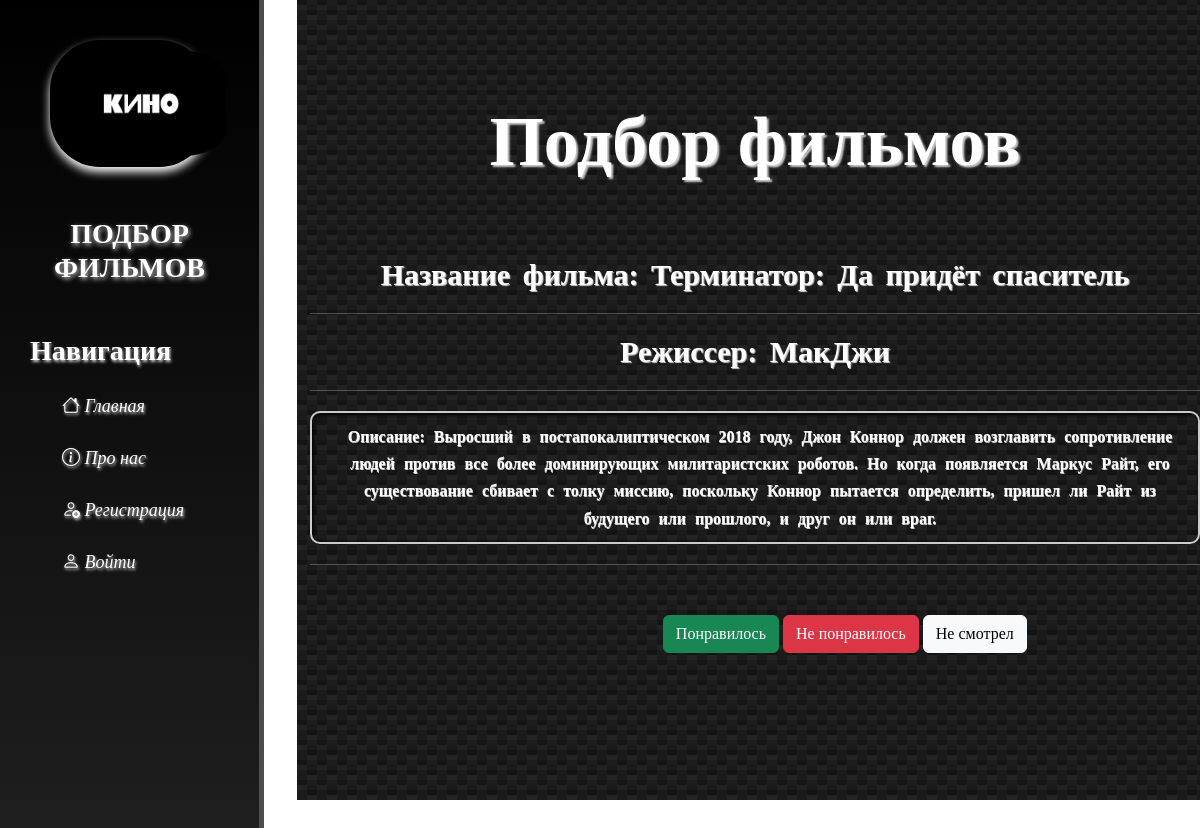
Page /recom/ on the committed database.
### films/models.py (models this page shows, shortened)
class Film(models.Model):
    title = models.CharField('Название фильма',max_length=30)
    director = models.CharField('Режиссер',max_length=25)
    overflew = models.CharField('Описание',max_length=300,default=None)
    soup = models.CharField('РекСистем', max_length=200,default=None)
    class Meta:
        verbose_name = 'Фильм'
        verbose_name_plural = 'Фильмы'

### films/views.py (the view)
# urls.py: path('recom/',recom,name='recom'),
def recom(request):
    current_user = request.user
    posts = Film.objects.all()
    rec = Reaction.objects.all().reverse()
    new_soup = []
    for el in posts:
        new_soup.append(el.soup)
    count = CountVectorizer(stop_words='english')
    count_matrix = count.fit_transform(new_soup)
    cosine_sim2 = cosine_similarity(count_matrix, count_matrix)
    ok = False
    for p in rec:
        if p.username == current_user and p.like == 'Понравилось':
            id_film_output1 = get_recs2(current_user, cosine_sim2)
            ok = True
            break
    if (ok == False):
        id_film = randint(1,100)
    else:
        id_film = id_film_output1 + 1
    for p in posts:
        if p.id == id_film:
            post = p
    context = {
        'post':post,
        'id_film':id_film,
        'user':current_user,
        'id_user':current_user.id,
        'title': 'Подбор фильмов',
    }
    return render (request,'films/recom.html',context=context)

### films/templates/films/recom.html (shortened to what this page needs)
{%extends 'films/base.html'%}
{%load static%}
{%block content%}
<div class="regi">
<h1> {{title}}</h1><br>
<ul class="card-list">
    <li>
        <br>
       <h2>Название фильма: {{post.title}}</h2>
       <hr>
        <h2>Режиссер: {{post.director}}</h2>
        <hr>
        <p>Описание: {{post.overflew}}</p>
        <hr>
    </li>
</ul>
<form>
    <button class ="btn btn-success" formaction="/join/{{post.id}}/1" formmethod="post">Понравилось</button>
    <button class ="btn btn-danger" formaction="/join/{{post.id}}/2" formmethod="post">Не понравилось</button>
    <button class ="btn btn-light" formaction="/join/{{post.id}}/3" formmethod="post">Не смотрел</button>
</form>
</div>
{%endblock%}

### films/static/films/css/main.css (style rules this page uses)
body { margin:0; padding: 0; font-family: Tahoma; }
main .regi { float:right; color: #fff; margin-top: 100px; text-align:center; width: 75%; padding-left: 10px; }
main .regi h1 { font-size: 70px;font-weight: bold;text-shadow: 2px 2px 2px #ccc;position: relative;z-index: 2; }
main .regi h2 { position: relative;z-index: 2;font-size: 30px;font-weight: bold; margin: 20px;text-align: center;word-spacing: 5px;text-shadow: 1px 1px 1px #ccc; }
main .regi p { position: relative;z-index: 2;padding: 10px 15px 10px 25px;max-width: 1000px; margin: 20px auto;font-size: 16px;font-weight: bold;text-align: center;line-height: 1.7; border: 2px solid #ccc;border-radius: 10px;box-shadow: 2px 2px 5px #000 inset;word-spacing: 5px;text-shadow: 0.5px 0.5px 0.5px #ccc; }
main .regi ul.card-list { padding-left: 0; font-size: 14px; list-style-type: none }
form { position: relative;z-index: 2; margin-left: 32%; width: 500px; margin-top: 50px; }

### rows in the picture
Film: title "Терминатор: Да придёт спаситель", director "МакДжи", overflew "Выросший в постапокалиптическом 2018 году, Джон Коннор должен возглавить сопротивление людей против все более доминирующих милитаристских роботов. Но когда появляется Маркус Райт, его существование сбивает с толку миссию, поскольку Коннор пытается определить, пришел ли Райт из будущего или прошлого, и друг он или враг."

### other values in the picture
{{ title }} "Подбор фильмов"
